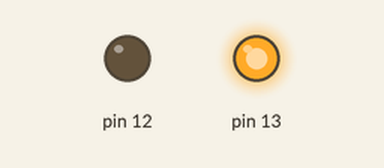
This sketch was run on a simulated Arduino Uno, built with avr-gcc and run on an emulated ATmega328P. Shown: output pins drawn as LEDs (lit = HIGH).

Above: at 5.0 s.
At 19.0 s:
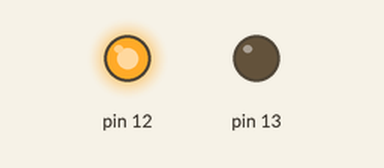
At 26.0 s:
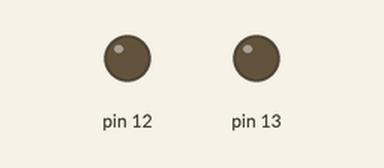
Timing chart, 0 to 36.4 s (numbered marks = the images above):
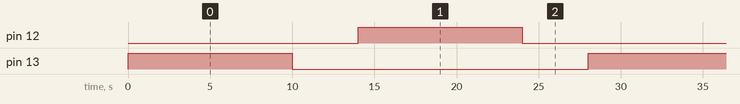

Measured:
- by itself, pin 12, pin 13: alternates HIGH for 10.0 s and LOW for 18.0 s
- by itself, everything shown: repeats every 28.0 s, in 4 steps

The sketch:

Codigo.ino
```cpp
/*
Parpadeo alternativo de dos leds 10-4 segundo(s)
Autor: Brais Rey Miron
Data: 12/12/2024
*/
// C++ code
//
int i = 0;

void setup()
{
  pinMode(13, OUTPUT);
  pinMode(12, OUTPUT);
}

void loop()
{
  digitalWrite(13, HIGH); //Encender pin 13
  delay(10000); //Espera 10 segundo(s)
  digitalWrite(13, LOW); //Apagar pin 13
  delay(4000); //Espera 4 segundo(s)
  digitalWrite(12, HIGH); //Encender pin 12
  delay(10000); //Espera 10 segundo(s)
  digitalWrite(12, LOW); //Apagar pin 12
  delay(4000); //Espera 4 segundo(s)
}
```
